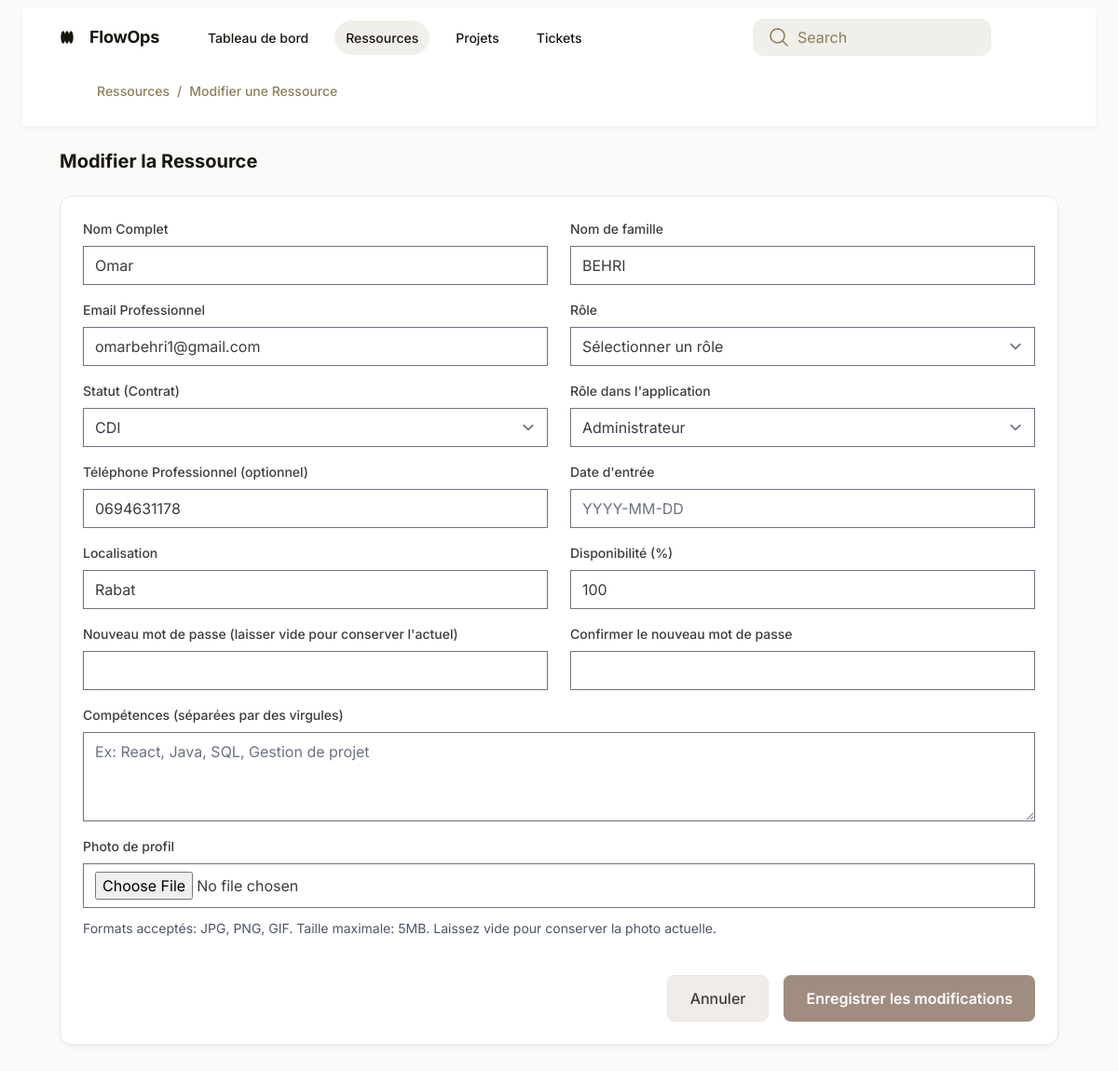
The app's page /ressources/edit/1/ with its own data.
### ressources/models.py (models this page shows, shortened)
class Ressource(AbstractUser):
    first_name = models.CharField(max_length=200)
    last_name = models.CharField(max_length=200)
    role = models.CharField(max_length=200)
    skills = models.TextField(blank=True)
    availability_rate = models.IntegerField(null=True, blank=True)
    manager = models.ForeignKey('self', on_delete=models.CASCADE, null=True, blank=True)
    status = models.CharField(max_length=200, choices=[
        ('Stagiaire', 'Stagiaire'),
        ('CDI', 'CDI'),
        ('Prestataire', 'Prestataire'),
        ('Alternant', 'Alternant'),
        ('CDD', 'CDD'),
        ('Autre', 'Autre')
    ])
    appRole = models.CharField(max_length=200, choices=[
        ('ADMIN', 'ADMIN'),
        ('MANAGER', 'MANAGER'),
        ('USER', 'USER')
    ])
    phone_number = models.CharField(max_length=20)
    entry_date = models.DateField(null=True, blank=True)
    location = models.CharField(max_length=200, null=True, blank=True)
    created_at = models.DateTimeField(auto_now_add=True)
    updated_at = models.DateTimeField(auto_now=True)
    email = models.EmailField(unique=True)
    profile_picture = models.ImageField(upload_to='profile_pictures/', blank=True, null=True)
    completed_tickets_count = models.IntegerField(default=0)
    completed_projects_count = models.IntegerField(default=0)
    USERNAME_FIELD = 'email'
    REQUIRED_FIELDS = ['first_name', 'last_name']

### ressources/views.py (the view, shortened to what this page needs)
# urls.py: path('edit/<int:resource_id>/', views.edit_resource, name='edit_resource'),
def edit_resource(request, resource_id):
    resource = Ressource.objects.get(id=resource_id)
    return render(request, 'edit_resource.html', {'resource': resource})

### ressources/templates/edit_resource.html (shortened to what this page needs)
<!DOCTYPE html>
<html lang="fr">
<head>
    <script src="https://cdn.tailwindcss.com?plugins=forms,container-queries"></script>
    <link rel="stylesheet" href="https://cdn.jsdelivr.net/npm/flatpickr/dist/flatpickr.min.css">
</head>
<body class="relative flex size-full min-h-screen flex-col bg-[#fbfaf9] group/design-root overflow-x-hidden font-['Inter','Noto_Sans',sans-serif]">
    <div class="layout-container flex h-full grow flex-col">
        <div class="w-full px-6 py-2">
            <main class="layout-content-container flex flex-col max-w-full w-full flex-1">
                <header class="flex flex-col border-b border-solid border-b-[#f1efe9] px-10 py-3">
                    <div class="flex items-center justify-between whitespace-nowrap pb-3">
                        <div class="flex items-center gap-4 text-[#191610] flex-1">
                            <div class="size-4">
                            </div>
                            <h2 class="text-lg font-bold leading-tight tracking-[-0.015em] mr-6">FlowOps</h2>
                            <nav class="flex items-center gap-4">
                                <a href="/dashboard/" class="nav-link">Tableau de bord</a>
                                <a href="/ressources/" class="nav-link nav-link-active">Ressources</a>
                                <a href="/projects/" class="nav-link">Projets</a>
                                <a href="/tickets/" class="nav-link">Tickets</a>
                            </nav>
                        </div>
                        <div class="flex items-center gap-8">
                            <label class="flex flex-col min-w-40 !h-10 max-w-64">
                                <div class="flex w-full flex-1 items-stretch rounded-xl h-full">
                                    <div class="text-[#8c7e5a] flex border-none bg-[#f1efe9] items-center justify-center pl-4 rounded-l-xl border-r-0">
                                        <svg xmlns="http://www.w3.org/2000/svg" width="24px" height="24px" fill="currentColor" viewBox="0 0 256 256"><path d="M229.66,218.34l-50.07-50.06a88.11,88.11,0,1,0-11.31,11.31l50.06,50.07a8,8,0,0,0,11.32-11.32ZM40,112a72,72,0,1,1,72,72A72.08,72.08,0,0,1,40,112Z"></path></svg>
                                    </div>
                                    <input type="search" placeholder="Search" class="form-input flex w-full min-w-0 flex-1 resize-none overflow-hidden rounded-xl text-[#191610] focus:outline-0 focus:ring-0 border-none bg-[#f1efe9] focus:border-none h-full placeholder:text-[#8c7e5a] px-4 rounded-l-none border-l-0 pl-2 text-base font-normal leading-normal">
                                </div>
                            </label>
                            <div class="bg-center bg-no-repeat aspect-square bg-cover rounded-full size-10" style='background-image: url("https://lh3.googleusercontent.com/aida-public/AB6AXuCClaZNla2VNHXuP4EEYYlG4LkZLwYibWSxw8yzb3jGydK81D_AXUYkIFyinil-dc9nLIixSFYOYTnTHhPAgW7Rgol2xKBCRitPsQZieVpCouNpxeaDA1OI7g0YrTegaV3O8LYbFYa020XTuVl2BUh_ogXINAaMYgvy-Qf1gW_EwpSjARgbbgSpHrUHu2-NSkSyN6Hsnj4AV2VMoOKK1uqlaP9nCYh3DoUd0lAswDohEnIfDQFAkaDKUBLhl05fMAHKUp8zap8Bqv4")'></div>
                        </div>
                    </div>
                    <div class="px-10 py-4">
                        <div class="flex items-center gap-2 text-[#8c7e5a] text-sm font-medium">
                            <a href="/ressources/" class="hover:underline">Ressources</a>
                            <span>/</span>
                            <span>Modifier une Ressource</span>
                        </div>
                    </div>
                </header>
                <div class="px-10 py-6 flex flex-col gap-6">
                    <div class="flex items-center justify-between">
                        <h1 class="text-[#191610] text-xl font-bold leading-tight">Modifier la Ressource</h1>
                    </div>
                    <form class="form-section" method="post" enctype="multipart/form-data">
                        <div class="grid grid-cols-1 md:grid-cols-2 gap-x-6 gap-y-4">
                            <div class="form-group">
                                <label for="name" class="form-label">Nom Complet</label>
                                <input type="text" id="name" name="name" class="form-input" placeholder="Ex: Jean Dupont" value="{{ resource.first_name }}" required>
                            </div>
                            <div class="form-group">
                                <label for="last_name" class="form-label">Nom de famille</label>
                                <input type="text" id="last_name" name="last_name" class="form-input" placeholder="Ex: Dupont" value="{{ resource.last_name }}">
                            </div>
                            <div class="form-group">
                                <label for="email" class="form-label">Email Professionnel</label>
                                <input type="email" id="email" name="email" class="form-input" placeholder="Ex: jean.dupont@example.com" value="{{ resource.email }}" required>
                            </div>
                            <div class="form-group">
                                <label for="role" class="form-label">Rôle</label>
                                <select id="role" name="role" class="form-select" required>
                                    <option value="">Sélectionner un rôle</option>
                                </select>
                            </div>
                            <div class="form-group">
                                <label for="status" class="form-label">Statut (Contrat)</label>
                                <select id="status" name="status" class="form-select" required>
                                    <option value="CDI" {% if resource.status == 'CDI' %}selected{% endif %}>CDI</option>
                                </select>
                            </div>
                            <div class="form-group">
                                <label for="appRole" class="form-label">Rôle dans l'application</label>
                                <select id="appRole" name="appRole" class="form-select" required>
                                    <option value="ADMIN" {% if resource.appRole == 'ADMIN' %}selected{% endif %}>Administrateur</option>
                                </select>
                            </div>
                            <div class="form-group">
                                <label for="phone" class="form-label">Téléphone Professionnel (optionnel)</label>
                                <input type="tel" id="phone" name="phone" class="form-input" placeholder="Ex: 0123456789" value="{{ resource.phone_number }}">
                            </div>
                            <div class="form-group">
                                <label for="entry_date" class="form-label">Date d'entrée</label>
                                <input type="text" id="entry_date" name="entry_date" class="form-input" required placeholder="YYYY-MM-DD" value="{{ resource.entry_date|date:'Y-m-d' }}">
                            </div>
                            <div class="form-group">
                                <label for="location" class="form-label">Localisation</label>
                                <input type="text" id="location" name="location" class="form-input" placeholder="Ex: Paris, France" value="{{ resource.location }}" required>
                            </div>
                             <div class="form-group">
                                <label for="availability" class="form-label">Disponibilité (%)</label>
                                <input type="number" id="availability" name="availability" class="form-input" min="0" max="100" placeholder="Ex: 80" value="{{ resource.availability_rate }}" required>
                            </div>
                            <div class="form-group">
                                <label for="password" class="form-label">Nouveau mot de passe (laisser vide pour conserver l'actuel)</label>
                                <input type="password" id="password" name="password" class="form-input">
                            </div>
                            <div class="form-group">
                                <label for="confirm_password" class="form-label">Confirmer le nouveau mot de passe</label>
                                <input type="password" id="confirm_password" name="confirm_password" class="form-input">
                            </div>
                            <div class="form-group md:col-span-2">
                                <label for="skills" class="form-label">Compétences (séparées par des virgules)</label>
                                <textarea id="skills" name="skills" class="form-input h-24 resize-y" placeholder="Ex: React, Java, SQL, Gestion de projet">{{ resource.skills }}</textarea>
                            </div>
                            <div class="form-group md:col-span-2">
                                <label for="profile_picture" class="form-label">Photo de profil</label>
                                <input type="file" id="profile_picture" name="profile_picture" class="form-input" accept="image/*">
                                <small class="text-gray-600 text-sm mt-1">Formats acceptés: JPG, PNG, GIF. Taille maximale: 5MB. Laissez vide pour conserver la photo actuelle.</small>
                            </div>
                        </div>
                        <div class="button-group">
                            <button type="button" class="button-secondary" onclick="window.history.back()">Annuler</button>
                            <button type="submit" class="button-primary">Enregistrer les modifications</button>
                        </div>
                    </form>
                </div>
            </main>
        </div>
    </div>
</body>
</html>

### ressources/templates/edit_resource.html (style rules this page uses)
:root { --primary-color: #A08D80; --secondary-color: #D4CCC1; --text-color-dark: #3F3C3A; --text-color-medium: #6E6864; --text-color-light: #9C9591; --bg-light: #FBF9F7; --bg-white: #FFFFFF; --border-color: #EBE5E0; --status-active-bg: #EAE6DF; --status-active-text: #6E6864; --status-inactive-bg: #F7EAE3; --status-inactive-text: #A08D80; --nav-link-color: #191610; --nav-link-hover-bg: #f1efe9; --nav-link-active-bg: #f1efe9; --nav-link-active-color: #191610; --button-bg-light: #F0EDE9; --shadow-light: rgba(0, 0, 0, 0.03); }
body { font-family: 'Inter', 'Noto Sans', sans-serif; color: var(--text-color-dark); }
header { background-color: var(--bg-white); box-shadow: 0 2px 5px var(--shadow-light); position: sticky; top: 0; z-index: 1000; }
.nav-link { display: flex; align-items: center; gap: 0.5rem; padding: 0.5rem 0.75rem; color: var(--nav-link-color); font-size: 0.875rem; font-weight: 500; border-radius: 9999px; transition: background-color 0.2s ease, color 0.2s ease; white-space: nowrap; }
.nav-link-active { background-color: var(--nav-link-active-bg); color: var(--nav-link-active-color); }
.form-section { background-color: var(--bg-white); border-radius: 12px; border: 1px solid var(--border-color); box-shadow: 0 4px 6px -1px var(--shadow-light), 0 2px 4px -1px rgba(0, 0, 0, 0.02); padding: 1.5rem; display: flex; flex-direction: column; gap: 1rem; }
.form-group { display: flex; flex-direction: column; gap: 0.5rem; }
.form-label { font-size: 0.875rem; font-weight: 500; color: var(--text-color-dark); }
.form-input, .form-select { border: 1px solid var(--border-color); border-radius: 8px; padding: 0.75rem 1rem; font-size: 0.9rem; color: var(--text-color-dark); background-color: var(--bg-light); transition: border-color 0.2s ease, box-shadow 0.2s ease; }
.button-group { display: flex; gap: 1rem; margin-top: 1.5rem; justify-content: flex-end; }
.button-primary { background-color: var(--primary-color); color: var(--bg-white); padding: 0.75rem 1.5rem; border-radius: 8px; font-weight: 600; cursor: pointer; border: none; transition: background-color 0.2s ease; }
.button-secondary { background-color: var(--button-bg-light); color: var(--text-color-dark); padding: 0.75rem 1.5rem; border-radius: 8px; font-weight: 500; cursor: pointer; border: 1px solid var(--border-color); transition: background-color 0.2s ease; }

### records on screen
Ressource: name "Omar", last_name "BEHRI", email "omarbehri1@gmail.com", status "CDI", appRole "Administrateur", phone "0694631178", location "Rabat", availability "100"
